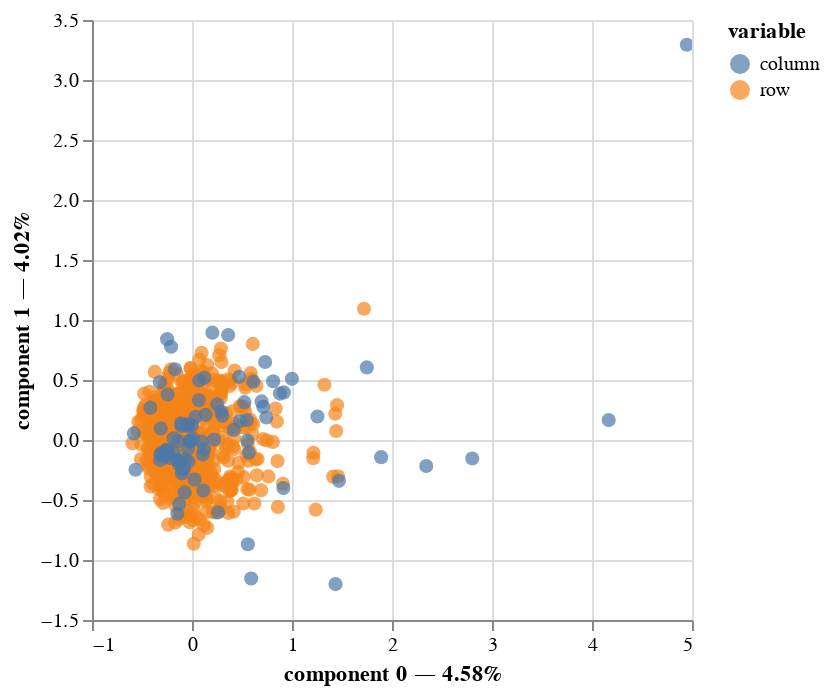

The notebook cell this image was saved under:
### Code cell
#Visualization
mca.plot(
    df_cleaned[categorical_columns],
    x_component=0,
    y_component=1,
    show_column_markers=True,
    show_row_markers=True,
    show_column_labels=False,
    show_row_labels=False
)

### Figure 1 — Vega-Lite specification as saved in the notebook (floating-point values rounded to 4 significant figures; data arrays with more than 128 entries replaced by an {"elided": "..."} marker saying what was removed)
{"config": {"view": {"continuousWidth": 300, "continuousHeight": 300}}, "layer": [{"data": {"name": "data-31b4de62f51c4114506cbf5994f16583"}, "mark": {"type": "circle", "size": 50}, "encoding": {"color": {"field": "variable", "type": "nominal"}, "tooltip": [{"field": "variable", "type": "nominal"}, {"field": "value", "type": "nominal"}, {"field": "component 0", "type": "quantitative"}, {"field": "component 1", "type": "quantitative"}], "x": {"axis": {"title": "component 0 — 4.58%"}, "field": "component 0", "scale": {"zero": false}, "type": "quantitative"}, "y": {"axis": {"title": "component 1 — 4.02%"}, "field": "component 1", "scale": {"zero": false}, "type": "quantitative"}}, "name": "view_1"}, {"data": {"name": "data-cfcf3f636c09a22f21ec9536d6f2e359"}, "mark": {"type": "circle", "size": 50}, "encoding": {"color": {"field": "variable", "type": "nominal"}, "tooltip": [{"field": "variable", "type": "nominal"}, {"field": "value", "type": "nominal"}, {"field": "component 0", "type": "quantitative"}, {"field": "component 1", "type": "quantitative"}], "x": {"axis": {"title": "component 0 — 4.58%"}, "field": "component 0", "scale": {"zero": false}, "type": "quantitative"}, "y": {"axis": {"title": "component 1 — 4.02%"}, "field": "component 1", "scale": {"zero": false}, "type": "quantitative"}}}], "params": [{"name": "param_1", "select": {"type": "interval", "encodings": ["x", "y"]}, "bind": "scales", "views": ["view_1"]}], "$schema": "https://vega.github.io/schema/vega-lite/v5.8.0.json", "datasets": {"data-31b4de62f51c4114506cbf5994f16583": {"elided": "589 records"}, "data-cfcf3f636c09a22f21ec9536d6f2e359": [{"component 0": -0.02481, "component 1": -0.01093, "component 2": -0.04361, "variable": "column", "value": "How often do you travel by plane?_1.0", "label": "How often do you travel by plane?_1.0"}, {"component 0": 0.01275, "component 1": 0.009464, "component 2": 0.08077, "variable": "column", "value": "How often do you travel by plane?_2.0", "label": "How often do you travel by plane?_2.0"}, {"component 0": 4.167, "component 1": 0.166, "component 2": 7.521, "variable": "column", "value": "How often do you travel by plane?_4.0", "label": "How often do you travel by plane?_4.0"}, {"component 0": 4.948, "component 1": 3.293, "component 2": 0.04166, "variable": "column", "value": "How often do you travel by plane?_5.0", "label": "How often do you travel by plane?_5.0"}, {"component 0": -0.2486, "component 1": 0.8404, "component 2": -0.2613, "variable": "column", "value": "Do you ever recline your seat when you fly?_0.0", "label": "Do you ever recline your seat when you fly?_0.0"}, {"component 0": -0.1705, "component 1": 0.5886, "component 2": -0.03027, "variable": "column", "value": "Do you ever recline your seat when you fly?_1.0", "label": "Do you ever recline your seat when you fly?_1.0"}, {"component 0": -0.04058, "component 1": 0.1145, "component 2": -0.02118, "variable": "column", "value": "Do you ever recline your seat when you fly?_2.0", "label": "Do you ever recline your seat when you fly?_2.0"}, {"component 0": -0.08027, "component 1": -0.2407, "component 2": 0.01261, "variable": "column", "value": "Do you ever recline your seat when you fly?_3.0", "label": "Do you ever recline your seat when you fly?_3.0"}, {"component 0": 0.5914, "component 1": -1.154, "component 2": 0.2662, "variable": "column", "value": "Do you ever recline your seat when you fly?_4.0", "label": "Do you ever recline your seat when you fly?_4.0"}, {"component 0": 0.1202, "component 1": -0.07788, "component 2": -0.1029, "variable": "column", "value": "Do you have any children under 18?_0.0", "label": "Do you have any children under 18?_0.0"}, {"component 0": -0.4162, "component 1": 0.2696, "component 2": 0.3562, "variable": "column", "value": "Do you have any children under 18?_1.0", "label": "Do you have any children under 18?_1.0"}, {"component 0": 0.5681, "component 1": -0.1054, "component 2": 1.029, "variable": "column", "value": "In a row of three seats, who should get to use the two arm rests?_1.0", "label": "In a row of three seats, who should get to use the two arm rests?_1.0"}, {"component 0": 0.2035, "component 1": 0.8944, "component 2": -0.7135, "variable": "column", "value": "In a row of three seats, who should get to use the two arm rests?_2.0", "label": "In a row of three seats, who should get to use the two arm rests?_2.0"}, {"component 0": 0.712, "component 1": 0.2768, "component 2": -1.562, "variable": "column", "value": "In a row of three seats, who should get to use the two arm rests?_3.0", "label": "In a row of three seats, who should get to use the two arm rests?_3.0"}, {"component 0": -0.1327, "component 1": -0.2006, "component 2": 0.1091, "variable": "column", "value": "In a row of three seats, who should get to use the two arm rests?_4.0", "label": "In a row of three seats, who should get to use the two arm rests?_4.0"}, {"component 0": 0.2527, "component 1": 0.2977, "component 2": 0.3367, "variable": "column", "value": "In a row of three seats, who should get to use the two arm rests?_5.0", "label": "In a row of three seats, who should get to use the two arm rests?_5.0"}, {"component 0": -0.1465, "component 1": -0.6152, "component 2": -0.4574, "variable": "column", "value": "In a row of two seats, who should get to use the middle arm rest?_1.0", "label": "In a row of two seats, who should get to use the middle arm rest?_1.0"}, {"component 0": 0.1234, "component 1": 0.5181, "component 2": -0.5917, "variable": "column", "value": "In a row of two seats, who should get to use the middle arm rest?_2.0", "label": "In a row of two seats, who should get to use the middle arm rest?_2.0"}, {"component 0": 0.8791, "component 1": 0.3865, "component 2": -1.614, "variable": "column", "value": "In a row of two seats, who should get to use the middle arm rest?_3.0", "label": "In a row of two seats, who should get to use the middle arm rest?_3.0"}, {"component 0": -0.1424, "component 1": -0.1677, "component 2": 0.1889, "variable": "column", "value": "In a row of two seats, who should get to use the middle arm rest?_4.0", "label": "In a row of two seats, who should get to use the middle arm rest?_4.0"}, {"component 0": 0.7312, "component 1": 0.6502, "component 2": 0.5029, "variable": "column", "value": "In a row of two seats, who should get to use the middle arm rest?_5.0", "label": "In a row of two seats, who should get to use the middle arm rest?_5.0"}, {"component 0": 0.3041, "component 1": 0.202, "component 2": -0.1007, "variable": "column", "value": "Who should have control over the window shade?_0.0", "label": "Who should have control over the window shade?_0.0"}, {"component 0": -0.2243, "component 1": -0.149, "component 2": 0.07428, "variable": "column", "value": "Who should have control over the window shade?_1.0", "label": "Who should have control over the window shade?_1.0"}, {"component 0": -0.1408, "component 1": -0.007574, "component 2": -0.06495, "variable": "column", "value": "Is itrude to move to an unsold seat on a plane?_0.0", "label": "Is itrude to move to an unsold seat on a plane?_0.0"}, {"component 0": 0.5489, "component 1": 0.1664, "component 2": 0.3788, "variable": "column", "value": "Is itrude to move to an unsold seat on a plane?_1.0", "label": "Is itrude to move to an unsold seat on a plane?_1.0"}, {"component 0": 0.9139, "component 1": -0.3998, "component 2": 0.009835, "variable": "column", "value": "Is itrude to move to an unsold seat on a plane?_2.0", "label": "Is itrude to move to an unsold seat on a plane?_2.0"}, {"component 0": -0.1834, "component 1": 0.01488, "component 2": 0.0003956, "variable": "column", "value": "Generally speaking, is it rude to say more than a few words tothe stranger sitting next to you on a plane?_0.0", "label": "Generally speaking, is it rude to say more than a few words tothe stranger sitting next to you on a plane?_0.0"}, {"component 0": 0.5531, "component 1": -0.004543, "component 2": 0.2732, "variable": "column", "value": "Generally speaking, is it rude to say more than a few words tothe stranger sitting next to you on a plane?_1.0", "label": "Generally speaking, is it rude to say more than a few words tothe stranger sitting next to you on a plane?_1.0"}, {"component 0": 1.47, "component 1": -0.3402, "component 2": -1.505, "variable": "column", "value": "Generally speaking, is it rude to say more than a few words tothe stranger sitting next to you on a plane?_2.0", "label": "Generally speaking, is it rude to say more than a few words tothe stranger sitting next to you on a plane?_2.0"}, {"component 0": -0.3122, "component 1": 0.0964, "component 2": -0.1569, "variable": "column", "value": "On a 6 hour flight from NYC to LA, how many times is it acceptable to get up if you're not in an aisle seat?_1.0", "label": "On a 6 hour flight from NYC to LA, how many times is it acceptable to get up if you're not in an aisle seat?_1.0"}, {"component 0": -0.2567, "component 1": -0.08122, "component 2": -0.2558, "variable": "column", "value": "On a 6 hour flight from NYC to LA, how many times is it acceptable to get up if you're not in an aisle seat?_2.0", "label": "On a 6 hour flight from NYC to LA, how many times is it acceptable to get up if you're not in an aisle seat?_2.0"}, {"component 0": 0.2206, "component 1": 0.004483, "component 2": 0.314, "variable": "column", "value": "On a 6 hour flight from NYC to LA, how many times is it acceptable to get up if you're not in an aisle seat?_3.0", "label": "On a 6 hour flight from NYC to LA, how many times is it acceptable to get up if you're not in an aisle seat?_3.0"}, {"component 0": 0.7427, "component 1": 0.1876, "component 2": 0.07327, "variable": "column", "value": "On a 6 hour flight from NYC to LA, how many times is it acceptable to get up if you're not in an aisle seat?_4.0", "label": "On a 6 hour flight from NYC to LA, how many times is it acceptable to get up if you're not in an aisle seat?_4.0"}, {"component 0": -0.209, "component 1": 0.7767, "component 2": -0.1983, "variable": "column", "value": "Under normal circumstances, does a person who reclines their seat during a flight have any obligation to the person sitting behind them?_0.0", "label": "Under normal circumstances, does a person who reclines their seat during a flight have any obligation to the person sitting behind them?_0.0"}, {"component 0": 0.1132, "component 1": -0.4209, "component 2": 0.1074, "variable": "column", "value": "Under normal circumstances, does a person who reclines their seat during a flight have any obligation to the person sitting behind them?_1.0", "label": "Under normal circumstances, does a person who reclines their seat during a flight have any obligation to the person sitting behind them?_1.0"}, {"component 0": -0.3221, "component 1": 0.4814, "component 2": -0.1067, "variable": "column", "value": "Is itrude to recline your seat on a plane?_0.0", "label": "Is itrude to recline your seat on a plane?_0.0"}, {"component 0": 0.2602, "component 1": -0.6043, "component 2": 0.252, "variable": "column", "value": "Is itrude to recline your seat on a plane?_1.0", "label": "Is itrude to recline your seat on a plane?_1.0"}, {"component 0": 1.435, "component 1": -1.201, "component 2": -0.2516, "variable": "column", "value": "Is itrude to recline your seat on a plane?_2.0", "label": "Is itrude to recline your seat on a plane?_2.0"}, {"component 0": -0.2439, "component 1": 0.3795, "component 2": -0.02864, "variable": "column", "value": "Given the opportunity, would you eliminate the possibility of reclining seats on planes entirely?_0.0", "label": "Given the opportunity, would you eliminate the possibility of reclining seats on planes entirely?_0.0"}, {"component 0": 0.5587, "component 1": -0.8692, "component 2": 0.06561, "variable": "column", "value": "Given the opportunity, would you eliminate the possibility of reclining seats on planes entirely?_1.0", "label": "Given the opportunity, would you eliminate the possibility of reclining seats on planes entirely?_1.0"}, {"component 0": -0.2783, "component 1": -0.1271, "component 2": -0.1563, "variable": "column", "value": "Is it rude to ask someone to switch seats with you in order to be closer to friends?_0.0", "label": "Is it rude to ask someone to switch seats with you in order to be closer to friends?_0.0"}, {"component 0": 0.6138, "component 1": 0.4859, "component 2": 0.7892, "variable": "column", "value": "Is it rude to ask someone to switch seats with you in order to be closer to friends?_1.0", "label": "Is it rude to ask someone to switch seats with you in order to be closer to friends?_1.0"}, {"component 0": 2.342, "component 1": -0.2162, "component 2": -1.462, "variable": "column", "value": "Is it rude to ask someone to switch seats with you in order to be closer to friends?_2.0", "label": "Is it rude to ask someone to switch seats with you in order to be closer to friends?_2.0"}, {"component 0": -0.2446, "component 1": -0.08292, "component 2": -0.07844, "variable": "column", "value": "Is itrude to ask someone to switch seats with you in order to be closer to family?_0.0", "label": "Is itrude to ask someone to switch seats with you in order to be closer to family?_0.0"}, {"component 0": 0.999, "component 1": 0.5095, "component 2": 0.7124, "variable": "column", "value": "Is itrude to ask someone to switch seats with you in order to be closer to family?_1.0", "label": "Is itrude to ask someone to switch seats with you in order to be closer to family?_1.0"}, {"component 0": 2.803, "component 1": -0.1539, "component 2": -1.634, "variable": "column", "value": "Is itrude to ask someone to switch seats with you in order to be closer to family?_2.0", "label": "Is itrude to ask someone to switch seats with you in order to be closer to family?_2.0"}, {"component 0": -0.258, "component 1": -0.1268, "component 2": -0.203, "variable": "column", "value": "Is it rude to wake a passenger up if you are trying to go to the bathroom?_0.0", "label": "Is it rude to wake a passenger up if you are trying to go to the bathroom?_0.0"}, {"component 0": 0.2919, "component 1": 0.2372, "component 2": 0.455, "variable": "column", "value": "Is it rude to wake a passenger up if you are trying to go to the bathroom?_1.0", "label": "Is it rude to wake a passenger up if you are trying to go to the bathroom?_1.0"}, {"component 0": 1.892, "component 1": -0.1429, "component 2": -1.091, "variable": "column", "value": "Is it rude to wake a passenger up if you are trying to go to the bathroom?_2.0", "label": "Is it rude to wake a passenger up if you are trying to go to the bathroom?_2.0"}, {"component 0": -0.5648, "component 1": -0.248, "component 2": -0.4998, "variable": "column", "value": "Is itrude to wake a passenger up if you are trying to walk around?_0.0", "label": "Is itrude to wake a passenger up if you are trying to walk around?_0.0"}, {"component 0": -0.01553, "component 1": -0.01344, "component 2": 0.1874, "variable": "column", "value": "Is itrude to wake a passenger up if you are trying to walk around?_1.0", "label": "Is itrude to wake a passenger up if you are trying to walk around?_1.0"}, {"component 0": 0.6953, "component 1": 0.3214, "component 2": 0.1249, "variable": "column", "value": "Is itrude to wake a passenger up if you are trying to walk around?_2.0", "label": "Is itrude to wake a passenger up if you are trying to walk around?_2.0"}, {"component 0": -0.3143, "component 1": -0.1237, "component 2": 0.15, "variable": "column", "value": "In general, is itrude to bring a baby on a plane?_0.0", "label": "In general, is itrude to bring a baby on a plane?_0.0"}, {"component 0": 0.5239, "component 1": 0.3153, "component 2": 0.02324, "variable": "column", "value": "In general, is itrude to bring a baby on a plane?_1.0", "label": "In general, is itrude to bring a baby on a plane?_1.0"}, {"component 0": 1.255, "component 1": 0.1957, "component 2": -1.345, "variable": "column", "value": "In general, is itrude to bring a baby on a plane?_2.0", "label": "In general, is itrude to bring a baby on a plane?_2.0"}, {"component 0": -0.5812, "component 1": 0.0549, "component 2": -0.004433, "variable": "column", "value": "In general, is it rude to knowingly bring unruly children on a plane?_0.0", "label": "In general, is it rude to knowingly bring unruly children on a plane?_0.0"}, {"component 0": -0.1821, "component 1": -0.09971, "component 2": 0.4909, "variable": "column", "value": "In general, is it rude to knowingly bring unruly children on a plane?_1.0", "label": "In general, is it rude to knowingly bring unruly children on a plane?_1.0"}, {"component 0": 0.417, "component 1": 0.08431, "component 2": -0.5177, "variable": "column", "value": "In general, is it rude to knowingly bring unruly children on a plane?_2.0", "label": "In general, is it rude to knowingly bring unruly children on a plane?_2.0"}, {"component 0": -0.06785, "component 1": -0.164, "component 2": -0.07628, "variable": "column", "value": "Have you ever used personal electronics during take off or landing in violation of a flight attendant's direction?_0.0", "label": "Have you ever used personal electronics during take off or landing in violation of a flight attendant's direction?_0.0"}, {"component 0": 0.3619, "component 1": 0.8749, "component 2": 0.4068, "variable": "column", "value": "Have you ever used personal electronics during take off or landing in violation of a flight attendant's direction?_1.0", "label": "Have you ever used personal electronics during take off or landing in violation of a flight attendant's direction?_1.0"}, {"component 0": -0.01195, "component 1": -0.004134, "component 2": -0.02035, "variable": "column", "value": "Have you ever smoked a cigarette in an airplane bathroom when it was against the rules?_0.0", "label": "Have you ever smoked a cigarette in an airplane bathroom when it was against the rules?_0.0"}, {"component 0": 1.748, "component 1": 0.6046, "component 2": 2.976, "variable": "column", "value": "Have you ever smoked a cigarette in an airplane bathroom when it was against the rules?_1.0", "label": "Have you ever smoked a cigarette in an airplane bathroom when it was against the rules?_1.0"}, {"component 0": 0.03684, "component 1": 0.1932, "component 2": -0.08115, "variable": "column", "value": "Gender_0.0", "label": "Gender_0.0"}, {"component 0": -0.0343, "component 1": -0.1799, "component 2": 0.07557, "variable": "column", "value": "Gender_1.0", "label": "Gender_1.0"}, {"component 0": 0.4798, "component 1": 0.1585, "component 2": 0.355, "variable": "column", "value": "Age_0.0", "label": "Age_0.0"}, {"component 0": 0.07183, "component 1": 0.4961, "component 2": 0.2204, "variable": "column", "value": "Age_1.0", "label": "Age_1.0"}, {"component 0": -0.3172, "component 1": -0.1668, "component 2": -0.1335, "variable": "column", "value": "Age_2.0", "label": "Age_2.0"}, {"component 0": -0.07359, "component 1": -0.4366, "component 2": -0.3452, "variable": "column", "value": "Age_3.0", "label": "Age_3.0"}, {"component 0": 0.8112, "component 1": 0.4898, "component 2": -0.2923, "variable": "column", "value": "Household Income_0.0", "label": "Household Income_0.0"}, {"component 0": 0.09666, "component 1": -0.0129, "component 2": -0.0407, "variable": "column", "value": "Household Income_1.0", "label": "Household Income_1.0"}, {"component 0": -0.03992, "component 1": -0.07599, "component 2": 0.1974, "variable": "column", "value": "Household Income_2.0", "label": "Household Income_2.0"}, {"component 0": -0.3067, "component 1": -0.1078, "component 2": -0.1763, "variable": "column", "value": "Household Income_3.0", "label": "Household Income_3.0"}, {"component 0": -0.0009118, "component 1": 0.1203, "component 2": -0.06696, "variable": "column", "value": "Household Income_4.0", "label": "Household Income_4.0"}, {"component 0": 0.9187, "component 1": 0.3967, "component 2": 0.07878, "variable": "column", "value": "Education_0.0", "label": "Education_0.0"}, {"component 0": -0.09951, "component 1": -0.2414, "component 2": 0.5551, "variable": "column", "value": "Education_1.0", "label": "Education_1.0"}, {"component 0": -0.03505, "component 1": 0.1322, "component 2": -0.09052, "variable": "column", "value": "Education_2.0", "label": "Education_2.0"}, {"component 0": 0.1363, "component 1": 0.2099, "component 2": 0.1893, "variable": "column", "value": "Education_3.0", "label": "Education_3.0"}, {"component 0": -0.1023, "component 1": -0.2789, "component 2": -0.2787, "variable": "column", "value": "Education_4.0", "label": "Education_4.0"}, {"component 0": 0.06856, "component 1": 0.3307, "component 2": -0.1779, "variable": "column", "value": "Location (Census Region)_0.0", "label": "Location (Census Region)_0.0"}, {"component 0": -0.1278, "component 1": -0.1745, "component 2": 0.1582, "variable": "column", "value": "Location (Census Region)_1.0", "label": "Location (Census Region)_1.0"}, {"component 0": -0.1088, "component 1": 0.1389, "component 2": 0.6484, "variable": "column", "value": "Location (Census Region)_2.0", "label": "Location (Census Region)_2.0"}, {"component 0": 0.4712, "component 1": 0.5265, "component 2": 0.1288, "variable": "column", "value": "Location (Census Region)_3.0", "label": "Location (Census Region)_3.0"}, {"component 0": 0.02665, "component 1": -0.3288, "component 2": -0.455, "variable": "column", "value": "Location (Census Region)_4.0", "label": "Location (Census Region)_4.0"}, {"component 0": -0.2594, "component 1": -0.1162, "component 2": -0.1048, "variable": "column", "value": "Location (Census Region)_5.0", "label": "Location (Census Region)_5.0"}, {"component 0": -0.1062, "component 1": 0.1158, "component 2": -0.118, "variable": "column", "value": "Location (Census Region)_6.0", "label": "Location (Census Region)_6.0"}, {"component 0": -0.1277, "component 1": -0.5327, "component 2": 0.04079, "variable": "column", "value": "Location (Census Region)_7.0", "label": "Location (Census Region)_7.0"}, {"component 0": 0.1069, "component 1": -0.1214, "component 2": 0.571, "variable": "column", "value": "Location (Census Region)_8.0", "label": "Location (Census Region)_8.0"}]}}
